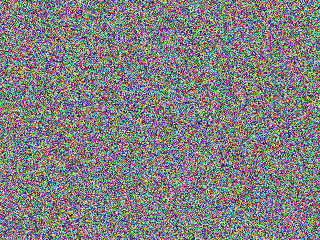

Source code (Python):
from PIL import Image
import random
image = Image.new('RGB',(320,240))
for i in range(image.size[0]):
    for j in range(image.size[1]):
        image.putpixel((i,j),(random.randint(0,256),random.randint(0,256),random.randint(0,256)))
image.save(open('noisemap.png','wb'),'png')